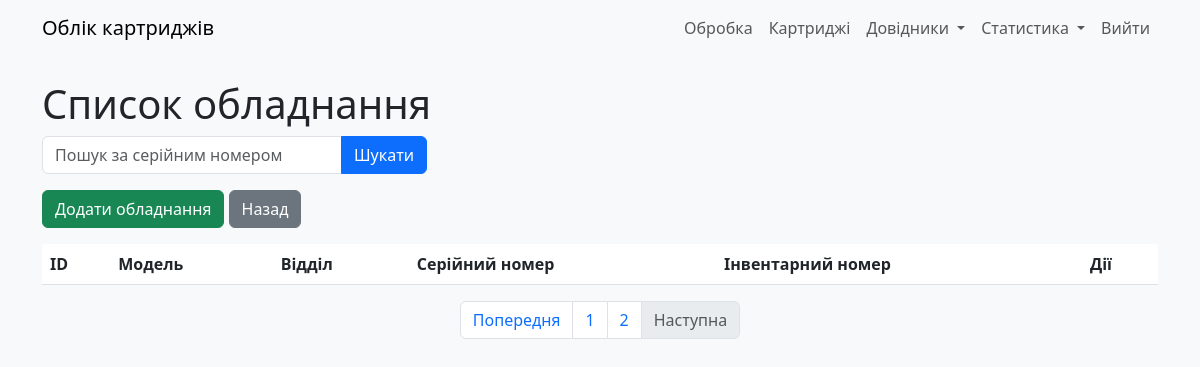
Page /equipments?page=3&search= (signed in) on the earlier database version.
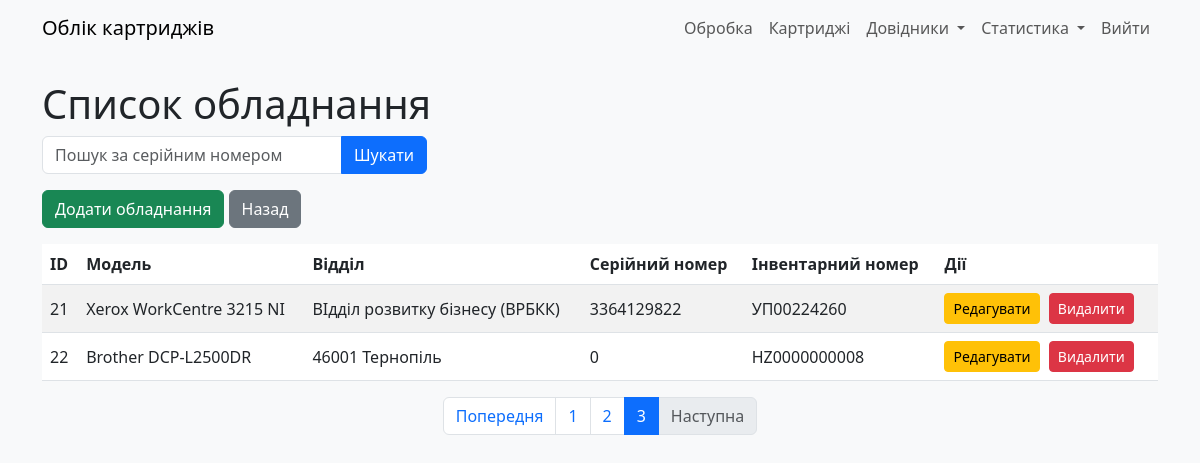
Same page on the later database version.
### models.py (models this page shows)
class CustomerEquipment(db.Model):
    __tablename__ = "custmr_equip"
    id: Mapped[int] = mapped_column(primary_key=True)
    print_model: Mapped[int] = mapped_column(ForeignKey(PrinterModel.id))
    print_dept: Mapped[int] = mapped_column(ForeignKey(RefillDept.id))
    serial_num: Mapped[str] = mapped_column(String(255), server_default="N/A")
    inventory_num: Mapped[str] = mapped_column(String(255), server_default="N/A")
    user_updated: Mapped[int] = mapped_column(ForeignKey(User.id))
    time_updated: Mapped[DateTime] = mapped_column(DateTime, server_default=func.now())

class PrinterModel(db.Model):
    __tablename__ = "model_print"
    id: Mapped[int] = mapped_column(primary_key=True)
    model_name: Mapped[str] = mapped_column(String(30))
    ink_type: Mapped[int] = mapped_column(Integer, server_default=literal(0))
    user_updated: Mapped[int] = mapped_column(ForeignKey(User.id))
    time_updated: Mapped[DateTime] = mapped_column(DateTime, server_default=func.now())

class RefillDept(db.Model):
    __tablename__ = "refill_dept"
    id: Mapped[int] = mapped_column(primary_key=True)
    deptname: Mapped[str] = mapped_column(String(30))
    is_exec: Mapped[int] = mapped_column(Integer, server_default=literal(0))
    user_updated: Mapped[int] = mapped_column(ForeignKey(User.id))
    time_updated: Mapped[DateTime] = mapped_column(DateTime, server_default=func.now())

### app.py (the view)
@app.route('/equipments')
@login_required
def equipments():
    search = request.args.get('search', '')
    page = request.args.get('page', 1, type=int)  # Отримуємо номер сторінки з URL
    per_page = 10  # Кількість записів на сторінці (можете змінити)
    query = CustomerEquipment.query.filter(CustomerEquipment.serial_num.ilike(f'%{search}%'))
    pagination = query.paginate(page=page, per_page=per_page, error_out=False)
    equipments = pagination.items  # Обладнання на поточній сторінці
    return render_template('equipments.html',
                           RefillDept=RefillDept,
                           PrinterModel=PrinterModel,
                           equipments=equipments,
                           search=search,
                           pagination=pagination)

### app.py (called while the page is built)
@login_manager.user_loader
def load_user(user_id):
    return User.query.get(int(user_id))

### templates/equipments.html (shortened to what this page needs)
{% extends "base.html" %}
{% block content %}
    <h1>Список обладнання</h1>
    <form method="GET" class="mb-3">
        <div class="input-group">
            <input type="text" name="search" class="form-control" placeholder="Пошук за серійним номером" value="{{ search }}">
            <button type="submit" class="btn btn-primary">Шукати</button>
        </div>
    </form>
    <div class="mb-3">
        <a href="{{ url_for('add_equipment') }}" class="btn btn-success">Додати обладнання</a>
        <a href="{{ url_for('index') }}" class="btn btn-secondary">Назад</a>
    </div>
    <table class="table table-striped">
        <thead>
            <tr>
                <th>ID</th>
                <th>Модель</th>
                <th>Відділ</th>
                <th>Серійний номер</th>
                <th>Інвентарний номер</th>
                <th>Дії</th>
            </tr>
        </thead>
        <tbody>
            {% for equip in equipments %}
            <tr>
                <td>{{ equip.id }}</td>
                <td>{{ PrinterModel.query.get(equip.print_model).model_name if equip.print_model else 'Не вказано' }}</td>
                <td>{{ RefillDept.query.get(equip.print_dept).deptname if equip.print_dept else 'Не вказано' }}</td>
                <td>{{ equip.serial_num }}</td>
                <td>{{ equip.inventory_num }}</td>
                <td>
                    <a href="{{ url_for('edit_equipment', equip_id=equip.id) }}" class="btn btn-warning btn-sm">Редагувати</a>
                    <form action="{{ url_for('delete_equipment', equip_id=equip.id) }}" method="POST" style="display:inline;" onsubmit="return confirm('Ви впевнені, що хочете видалити це обладнання?');">
                        <button type="submit" class="btn btn-danger btn-sm">Видалити</button>
                    </form>
                </td>
            </tr>
            {% endfor %}
        </tbody>
    </table>
    <nav aria-label="Page navigation">
        <ul class="pagination justify-content-center">
            {% if pagination.has_prev %}
                <li class="page-item">
                    <a class="page-link" href="{{ url_for('equipments', page=pagination.prev_num, search=search) }}">Попередня</a>
                </li>
            {% else %}
                <li class="page-item disabled">
                    <span class="page-link">Попередня</span>
                </li>
            {% endif %}
            {% for page_num in pagination.iter_pages(left_edge=1, left_current=2, right_current=2, right_edge=1) %}
                {% if page_num %}
                    {% if page_num == pagination.page %}
                        <li class="page-item active">
                            <span class="page-link">{{ page_num }}</span>
                        </li>
                    {% else %}
                        <li class="page-item">
                            <a class="page-link" href="{{ url_for('equipments', page=page_num, search=search) }}">{{ page_num }}</a>
                        </li>
                    {% endif %}
                {% else %}
                    <li class="page-item disabled">
                        <span class="page-link">...</span>
                    </li>
                {% endif %}
            {% endfor %}
            {% if pagination.has_next %}
                <li class="page-item">
                    <a class="page-link" href="{{ url_for('equipments', page=pagination.next_num, search=search) }}">Наступна</a>
                </li>
            {% else %}
                <li class="page-item disabled">
                    <span class="page-link">Наступна</span>
                </li>
            {% endif %}
        </ul>
    </nav>
{% endblock %}

Differences in the rows shown:
added CustomerEquipment: id "21", query.get "Xerox WorkCentre 3215 NI", query.get "ВІдділ розвитку бізнесу (ВРБКК)", serial_num "3364129822", inventory_num "УП00224260"
added CustomerEquipment: id "22", query.get "Brother DCP-L2500DR", query.get "46001 Тернопіль", serial_num "0", inventory_num "HZ0000000008"
Other differences:
new list line: "3"
